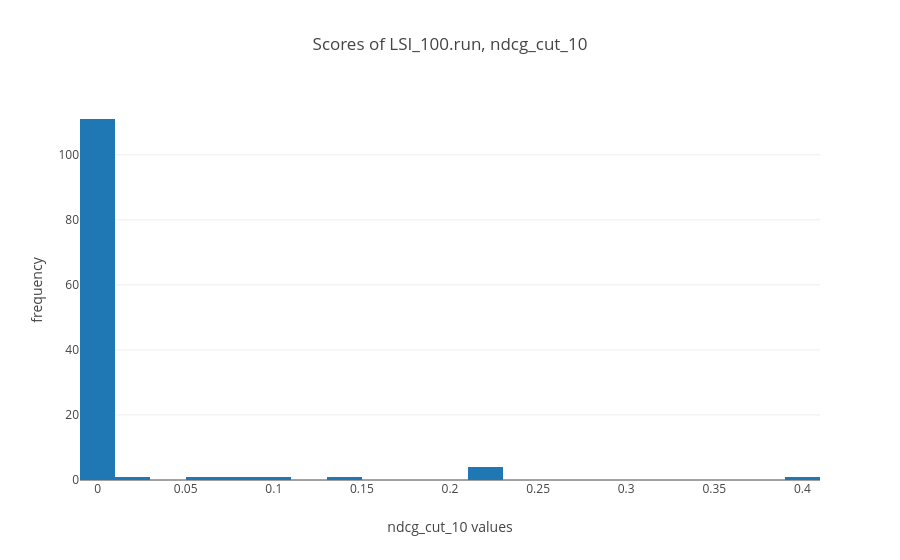
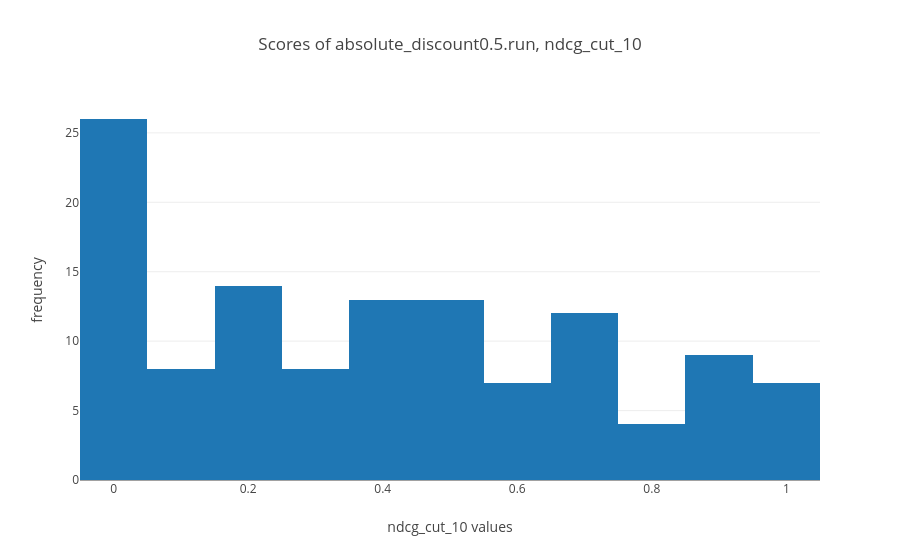
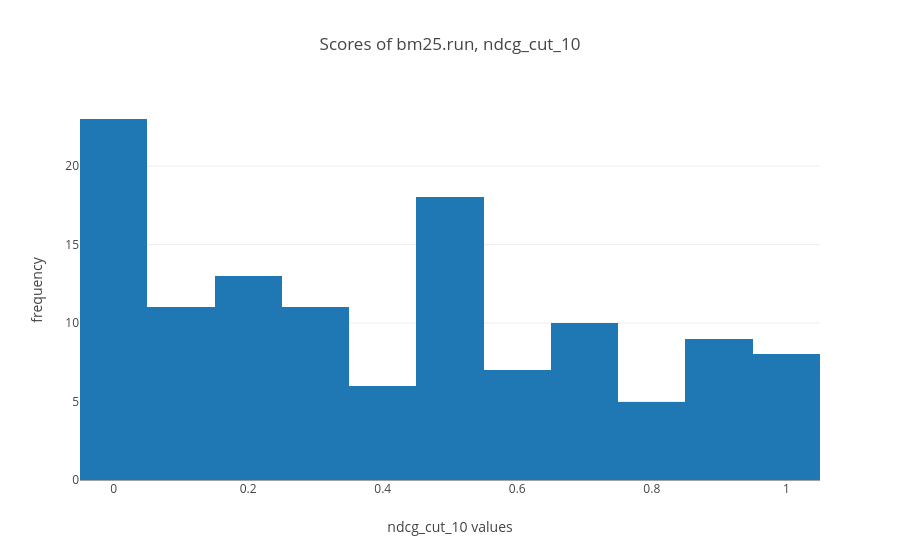
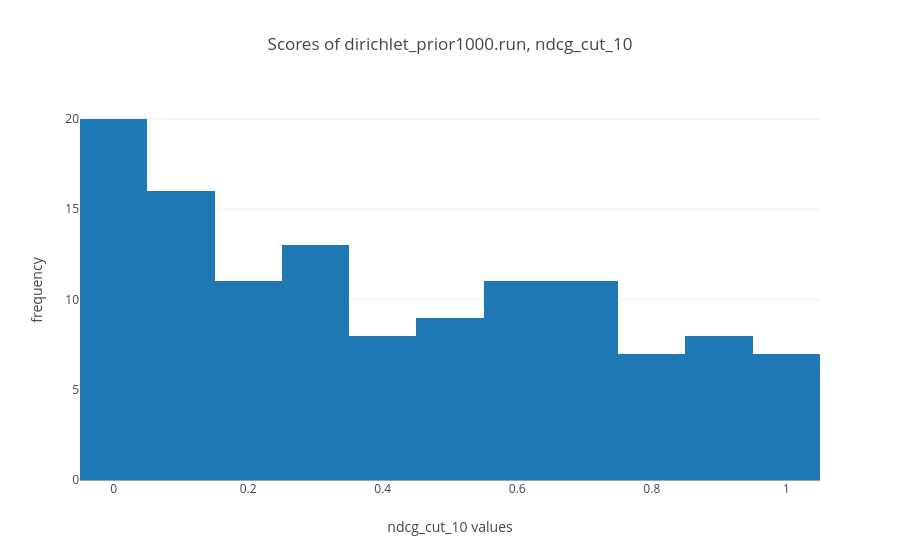

Notebook cell for these charts, in order:
### Code cell
import re
import os
import numpy as np
from subprocess import run, PIPE
import plotly
import plotly.plotly as py
import plotly.graph_objs as go
from plotly.graph_objs import *
import plotly.offline as offline

# plotly.tools.set_credentials_file(username='ajc10162046', api_key='7Y0EYySpaW1YeNOPAird')

names = ["jelinek_mercer", "dirichlet_prior", "absolute_discount", "LSI", "tfidf", "bm25"]

files = sorted([f for f in os.listdir('run_retrieval')if re.match('|'.join(names), f)])

if files[0] == '.DS_Store':
    files.remove('.DS_Store')

methods = ["ndcg_cut_10", "map_cut_1000", "P_5", "recall_1000"]

for method in methods:
    dic = {}

    for file in files:
        result = run('./../trec_eval/trec_eval -m all_trec ap_88_89/qrel_test run_retrieval/' + file + ' -q | grep -E "^' + method + '\s"', shell=True, stdout=PIPE, stderr=PIPE, universal_newlines=True)
        scores = [float(line.split('\t')[2]) for line in result.stdout.split('\n') if len(line.split('\t')) == 3]


        x = scores
        data = [go.Histogram(x=x)]
        layout = go.Layout(
            title = 'Scores of ' + file + ', ' + method,
            xaxis = dict(title= method + ' values'),
            yaxis = dict(title= 'frequency'))
        fig = go.Figure(data=data, layout=layout)
#         py.iplot(fig, filename= file + ', ' + method)
        offline.iplot(fig, filename = file + ', ' + method, image = 'png')

        score = sum(scores)/len(scores)
        param = re.search(re.compile('\d.\d*'), file).group()
        lm = re.search(re.compile('[a-z_a-z]*'), file).group()
        # print(lm, score, param)
        
        if lm not in scores:
            dic[lm] = {'best_param': param, 'score': score}
            continue
        if score > dic[lm]['score']:
            dic[lm]['best_param'] = param
            dic[lm]['score'] = score

    print(method)
    for lm in dic:
        print( lm, dic[lm])
    print('\n')

### Figure 1 — Plotly figure (JSON) as saved in the notebook; plotly's stock layout.template omitted (floating-point values rounded to 4 significant figures)
{"data": [{"type": "histogram", "x": [0, 0, 0, 0, 0, 0, 0, 0, 0, 0, 0, 0, 0, 0, 0, 0, 0, 0, 0, 0, 0, 0, 0, 0, 0, 0, 0, 0, 0, 0, 0, 0, 0, 0, 0, 0, 0, 0, 0.2115, 0, 0, 0, 0, 0, 0, 0.4, 0, 0, 0, 0, 0, 0, 0, 0.1389, 0, 0, 0, 0, 0, 0, 0, 0, 0, 0, 0, 0, 0, 0, 0, 0, 0, 0, 0, 0.0948, 0, 0, 0, 0.0694, 0, 0, 0, 0, 0, 0, 0.0784, 0, 0, 0, 0.2201, 0, 0, 0, 0, 0, 0, 0, 0, 0, 0, 0, 0, 0, 0, 0, 0, 0.2201, 0, 0, 0, 0, 0, 0, 0.2201, 0, 0, 0, 0, 0, 0, 0, 0.0138]}], "layout": {"title": "Scores of LSI_100.run, ndcg_cut_10", "xaxis": {"title": "ndcg_cut_10 values"}, "yaxis": {"title": "frequency"}}}

### Figure 2 — Plotly figure (JSON) as saved in the notebook; plotly's stock layout.template omitted (floating-point values rounded to 4 significant figures)
{"data": [{"type": "histogram", "x": [0.4419, 0.5142, 0.394, 0.247, 0, 0.3254, 0.8553, 0.1952, 0, 0.3785, 0.3938, 0, 0.2083, 0.1884, 0, 0.2533, 0.6431, 0, 0.1834, 0.6652, 0.8701, 0.6236, 0, 0.7752, 0, 0.5115, 0, 0.863, 0.6563, 0.8359, 0.1834, 0.6773, 0, 0.1389, 0.1732, 0.2895, 0.5072, 0.8512, 0.5685, 0.0663, 0.687, 0.478, 0.5321, 0.4233, 0.6875, 0.7163, 0.7564, 0.7066, 0.6548, 0.1389, 0.8643, 0.2489, 1, 0.4517, 0.6047, 0.2863, 0.3718, 0.1184, 0.1089, 1, 0.2934, 0.3914, 0.558, 0, 0.2122, 0.1514, 1, 0.469, 0.4518, 0.247, 0.2785, 0.8512, 0.5232, 0.3052, 0, 0.9364, 0, 0.0636, 0.4666, 0.3933, 0.641, 0, 0.8358, 1, 1, 0.6699, 0.3597, 1, 1, 0.41, 0, 0.9306, 0.1396, 0.3392, 0, 0, 0, 0, 0.5075, 0.7026, 0.688, 0, 0, 0, 0, 0.5774, 0, 0, 0.5321, 0.9216, 0.2318, 0.2201, 0.693, 0, 0.11, 0, 0.3933, 0.35, 0.5329, 0.1585, 0.3988]}], "layout": {"title": "Scores of absolute_discount0.5.run, ndcg_cut_10", "xaxis": {"title": "ndcg_cut_10 values"}, "yaxis": {"title": "frequency"}}}

### Figure 3 — Plotly figure (JSON) as saved in the notebook; plotly's stock layout.template omitted (floating-point values rounded to 4 significant figures)
{"data": [{"type": "histogram", "x": [0.5581, 0.5181, 0.4787, 0.3647, 0, 0.4671, 0.8669, 0.0851, 0, 0.4226, 0.4912, 0, 0.2141, 0.0948, 0.1993, 0.4604, 0.5474, 0, 0.1546, 0.5353, 0.9364, 0.6325, 0, 0.7184, 0.0734, 0.7799, 0, 0.8643, 0.6969, 0.8113, 0.2863, 0.6817, 0, 0.2201, 0.0784, 0.2985, 0.4819, 0.9266, 0.6759, 0.1428, 0.5836, 0.3854, 0.2935, 0.29, 0.6547, 0.7799, 0.9052, 0.7223, 0.6548, 0.2985, 0.9306, 0.2489, 1, 0.4548, 0.4734, 0.2985, 0.2025, 0, 0.2529, 1, 0.2431, 0.3636, 0.6719, 0.2201, 0.3301, 0.11, 1, 0.469, 0.4858, 0.1737, 0.2935, 0.7569, 0.5114, 0.3301, 0, 1, 0.0734, 0, 0.5294, 0.478, 0.5774, 0, 0.7601, 1, 1, 0.6851, 0.247, 1, 1, 0.2272, 0, 0.9364, 0.1732, 0.4852, 0, 0, 0, 0, 0.529, 0.6214, 0.7289, 0, 0, 0.0663, 0, 0.6281, 0, 0, 0.634, 0.9149, 0.2521, 0.2201, 0.89, 0, 0.0948, 0, 0.0948, 0.3558, 0.542, 0.1331, 0.4086]}], "layout": {"title": "Scores of bm25.run, ndcg_cut_10", "xaxis": {"title": "ndcg_cut_10 values"}, "yaxis": {"title": "frequency"}}}

### Figure 4 — Plotly figure (JSON) as saved in the notebook; plotly's stock layout.template omitted (floating-point values rounded to 4 significant figures)
{"data": [{"type": "histogram", "x": [0.4768, 0.2906, 0.3405, 0.2032, 0, 0.5712, 0.7084, 0.2173, 0, 0.7479, 0.4226, 0.0636, 0, 0, 0, 0.2711, 0.5677, 0, 0.1389, 0.6718, 0.8669, 0.5424, 0, 0.6749, 0, 0.5463, 0, 0.9337, 0.7818, 0.8359, 0.2935, 0.6434, 0.0663, 0.1737, 0.2337, 0.3964, 0.4131, 0.8454, 0.7105, 0.1546, 0.611, 0.3453, 0.4153, 0.5085, 0.6754, 0.7218, 0.8201, 0.7656, 0.6548, 0.1389, 0.9216, 0.2489, 1, 0.5549, 0.6021, 0.2895, 0.2489, 0.1374, 0.0979, 0.9337, 0.2973, 0.5271, 0.7163, 0.11, 0.2985, 0.1447, 1, 0.5085, 0.54, 0.3571, 0.2272, 0.9216, 0.6875, 0.0694, 0, 1, 0.0734, 0.0636, 0.4249, 0.2935, 0.641, 0, 0.8237, 1, 1, 0.641, 0.137, 1, 0.9306, 0.5424, 0, 0.9216, 0.0734, 0.4413, 0.1518, 0, 0, 0, 0.6325, 0.7168, 0.7885, 0, 0, 0.0948, 0.0663, 0.6379, 0, 0.0663, 0.5474, 0.9266, 0.3453, 0.2201, 1, 0, 0.2201, 0, 0.29, 0.2837, 0.5677, 0.2758, 0.4145]}], "layout": {"title": "Scores of dirichlet_prior1000.run, ndcg_cut_10", "xaxis": {"title": "ndcg_cut_10 values"}, "yaxis": {"title": "frequency"}}}
